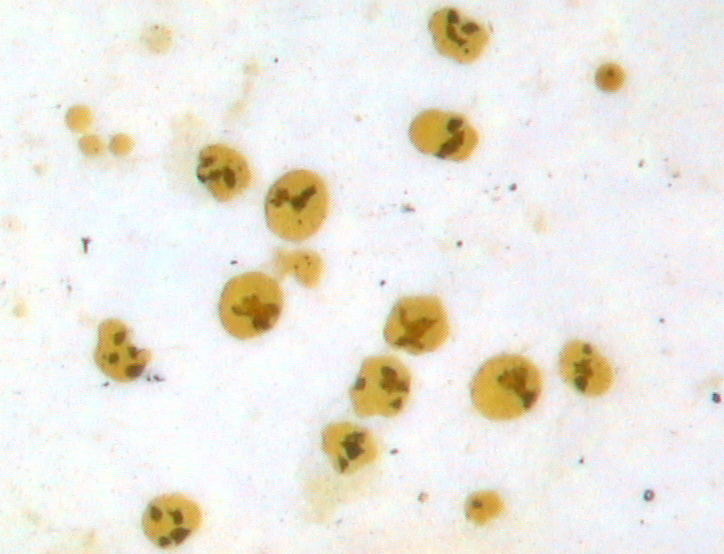
#> input picture experiment2/cells.bmp, 724 x 554 px
$ python otsu.py
#> lines starting #> are read from the running program, lines starting #| are printed output that depends on the picture; after the words box and inside, x2 and y2 are one past the last pixel; in counts of white or black regions, pixels touching at a corner belong together
# -*- coding: utf-8 -*-

import cv2
import numpy as np

def get_otsu_threshold(src_pic):
    res_th = 0
    max_v = 0.0
    hist = [0]*257

    for i in range(src_pic.shape[0]):
        for j in range(src_pic.shape[1]):
            hist[src_pic[i][j]] += 1

    for threshold in range(256):
        n0 = np.sum(hist[:threshold+1])
        n1 = src_pic.size - n0

        if n0 == 0:
            continue
        if n1 == 0:
            break

        w0 = float(n0) / src_pic.size
        w1 = 1 - w0

        u0 = 0.0
        u1 = 0.0
        for i in range(threshold+1):
            u0 += i * float(hist[i])
        u0 = u0 / n0
        for i in range(threshold+1, 256):
            u1 += i * float(hist[i])
        u1 = u1 / n1

        tmp_v = w0 * w1 * (u1-u0) * (u1-u0)
        if tmp_v > max_v:
            res_th = threshold
            max_v = tmp_v

    return res_th


def bin_scale(img, th):
    for i in range(img.shape[0]):
        for j in range(img.shape[1]):
            img[i][j] = 255 if img[i][j] > th else 0

    return img


if __name__ == "__main__":
    img = cv2.imread('cells.bmp')
#> img is the input picture: shape (554, 724, 3); mean B, G, R 225.2, 233.3, 236.6
    cv2.imshow('source', img)
    img = cv2.cvtColor(img, cv2.COLOR_BGR2GRAY)
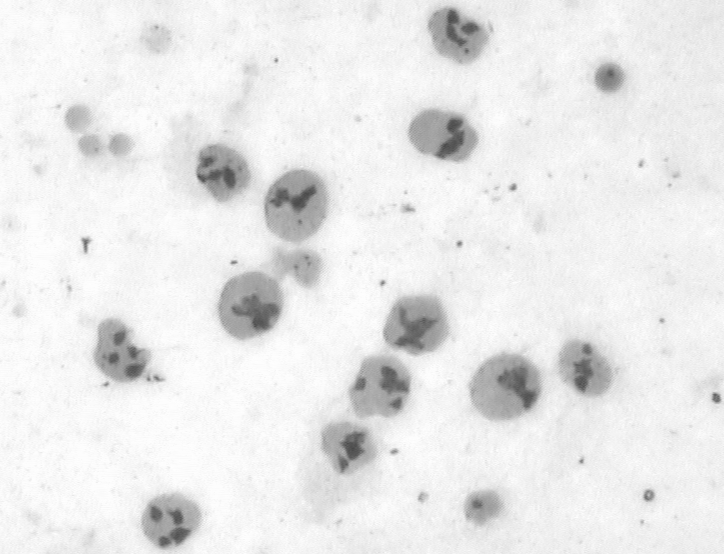
#> img: shape (554, 724); min 72, max 254, mean 233.3

    th = get_otsu_threshold(img)
#> th = 199

    img = bin_scale(img, th)
#> after the loop in bin_scale, `for i in range(img.shape[0]):`:
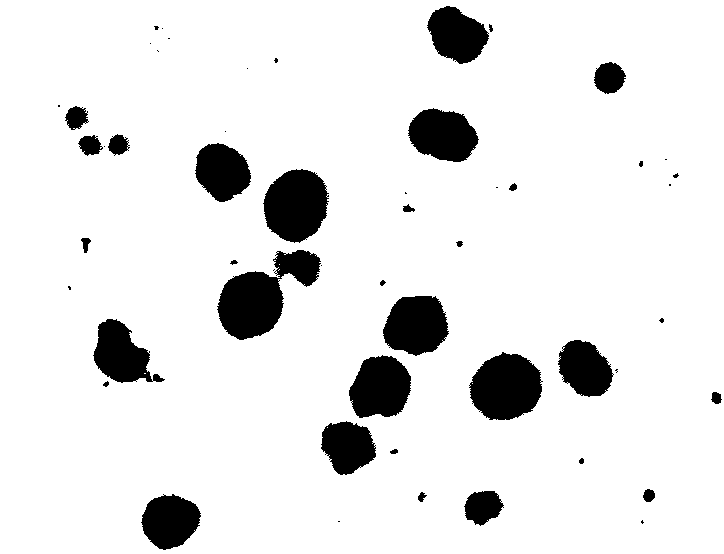
#> img: shape (554, 724); 90.4% white; 53 black regions (22 under 20 px), largest, box (x1, y1, x2, y2) and area: (217, 250, 321, 340) 4650, (469, 352, 543, 420) 3727, (263, 169, 329, 243) 3638

    cv2.imshow('result', img)
    cv2.waitKey(0)
    cv2.destroyAllWindows()
